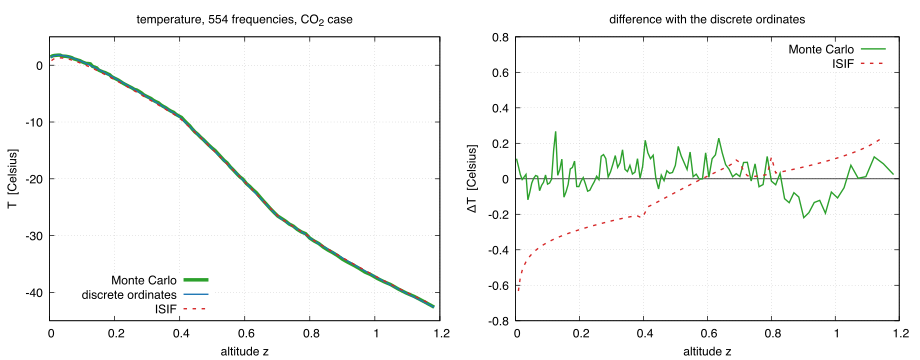

This figure's gnuplot source:
# the three methods on the same 119/120 point grid, CO2 case
set terminal pdfcairo size 9.2in,3.6in font 'Helvetica,13'
set output 'compare3methods.pdf'
set multiplot layout 1,2
  set xlabel 'altitude z'; set ylabel 'T  [Celsius]'
  set grid; set key bottom left spacing 1.2 samplen 3
  set xrange [0:1.2]; set yrange [-45:5]
  set title 'temperature, 554 frequencies, CO_2 case'
  plot 'cmp3_mc.txt'   u 1:2 w l lw 5 lc rgb '#2ca02c' t 'Monte Carlo', \
       'cmp3_sn.txt'   u 1:2 w l lw 2 lc rgb '#1f77b4' t 'discrete ordinates', \
       'cmp3_isif.txt' u 1:2 w l lw 2 dt 2 lc rgb '#d62728' t 'ISIF'
  set title 'difference with the discrete ordinates'
  set ylabel '{/Symbol D}T  [Celsius]'; set yrange [-0.8:0.8]
  set key top right
  plot 0 lc rgb 'black' lw 1 notitle, \
       'cmp3_dmc.txt'   u 1:2 w l lw 2 lc rgb '#2ca02c' t 'Monte Carlo', \
       'cmp3_disif.txt' u 1:2 w l lw 2 dt 2 lc rgb '#d62728' t 'ISIF'
unset multiplot
